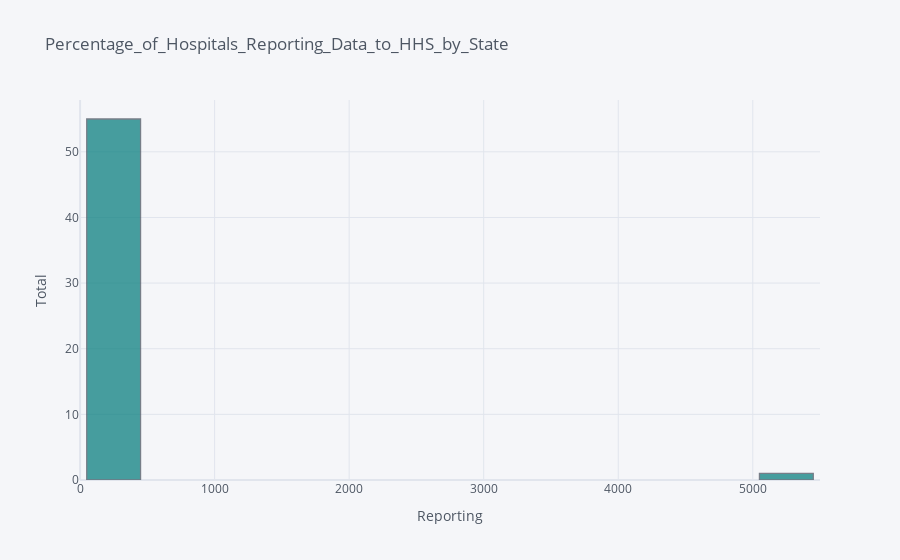

Notebook cell for this chart:
### Code cell
df['Total'].iplot(kind='hist', opacity=0.75, color='rgb(12, 128, 128)', title='Percentage_of_Hospitals_Reporting_Data_to_HHS_by_State', yTitle='Total', xTitle='Reporting', bargap = 0.20)

### Figure 1 — Plotly figure (JSON) as saved in the notebook; plotly's stock layout.template omitted (floating-point values rounded to 4 significant figures)
{"data": [{"histfunc": "count", "histnorm": "", "marker": {"color": "rgba(12, 128, 128, 1.0)", "line": {"color": "#4D5663", "width": 1.3}}, "name": "Total", "opacity": 0.75, "orientation": "v", "type": "histogram", "x": [16, 97, 89, 1, 77, 357, 91, 32, 10, 8, 209, 146, 2, 25, 117, 45, 181, 127, 137, 100, 148, 74, 50, 33, 144, 127, 116, 102, 60, 112, 46, 96, 26, 74, 40, 46, 165, 185, 129, 60, 186, 58, 11, 66, 57, 114, 467, 52, 89, 2, 14, 91, 132, 51, 26, 5116]}], "layout": {"bargap": 0.2, "barmode": "overlay", "legend": {"bgcolor": "#F5F6F9", "font": {"color": "#4D5663"}}, "paper_bgcolor": "#F5F6F9", "plot_bgcolor": "#F5F6F9", "title": {"font": {"color": "#4D5663"}, "text": "Percentage_of_Hospitals_Reporting_Data_to_HHS_by_State"}, "xaxis": {"gridcolor": "#E1E5ED", "showgrid": true, "tickfont": {"color": "#4D5663"}, "title": {"font": {"color": "#4D5663"}, "text": "Reporting"}, "zerolinecolor": "#E1E5ED"}, "yaxis": {"gridcolor": "#E1E5ED", "showgrid": true, "tickfont": {"color": "#4D5663"}, "title": {"font": {"color": "#4D5663"}, "text": "Total"}, "zerolinecolor": "#E1E5ED"}}}
